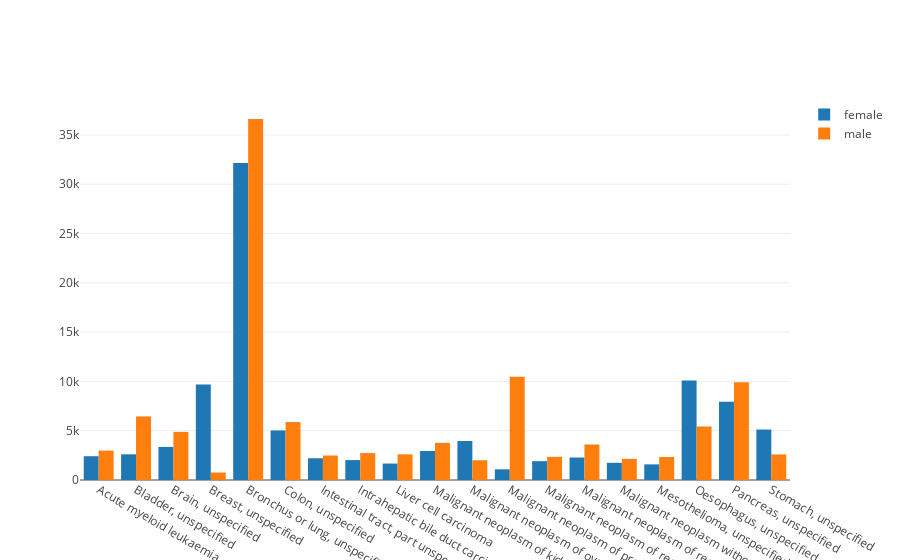

The cell this chart's notebook holds for it:
### Markdown cell above
Frequency of the top 20 death causes:

### Code cell
#group by sex and count the type of deaths
top20 = av_patient['DEATHCAUSECODE_UNDERLYING_DESC'].value_counts()[1:20].keys()
top20 = av_patient.loc[av_patient['DEATHCAUSECODE_UNDERLYING_DESC'].isin(top20)]
top20bysex = top20.groupby(['SEX','DEATHCAUSECODE_UNDERLYING_DESC']) \
                  .agg({'DEATHCAUSECODE_UNDERLYING_DESC':'size'})

male = top20bysex.loc['1']['DEATHCAUSECODE_UNDERLYING_DESC']
female = top20bysex.loc['2']['DEATHCAUSECODE_UNDERLYING_DESC']

#plotly plots
trace1 = go.Bar(
    x=female.index,
    y=female.values,
    name='female'
)
trace2 = go.Bar(
    x=male.index,
    y=male.values,
    name='male'
)

data = [trace1, trace2]
layout = go.Layout(
    barmode='group'
)

fig = go.Figure(data=data, layout=layout)
po.iplot(fig)

### Figure 1 — Plotly figure (JSON) as saved in the notebook; plotly's stock layout.template omitted (floating-point values rounded to 4 significant figures)
{"data": [{"name": "female", "type": "bar", "uid": "f8cb8391-a40e-448a-86d7-b119fb7e50d1", "x": ["Acute myeloid leukaemia", "Bladder, unspecified", "Brain, unspecified", "Breast, unspecified", "Bronchus or lung, unspecified", "Colon, unspecified", "Intestinal tract, part unspecified", "Intrahepatic bile duct carcinoma", "Liver cell carcinoma", "Malignant neoplasm of kidney, except renal pelvis", "Malignant neoplasm of ovary", "Malignant neoplasm of prostate", "Malignant neoplasm of rectosigmoid junction", "Malignant neoplasm of rectum", "Malignant neoplasm without specification of site", "Mesothelioma, unspecified", "Oesophagus, unspecified", "Pancreas, unspecified", "Stomach, unspecified"], "y": [2414, 2606, 3357, 9678, 32149, 5025, 2205, 2021, 1669, 2939, 3953, 1084, 1912, 2280, 1742, 1584, 10098, 7927, 5118]}, {"name": "male", "type": "bar", "uid": "a3a6db82-c905-4cf1-893a-34eed768bd8d", "x": ["Acute myeloid leukaemia", "Bladder, unspecified", "Brain, unspecified", "Breast, unspecified", "Bronchus or lung, unspecified", "Colon, unspecified", "Intestinal tract, part unspecified", "Intrahepatic bile duct carcinoma", "Liver cell carcinoma", "Malignant neoplasm of kidney, except renal pelvis", "Malignant neoplasm of ovary", "Malignant neoplasm of prostate", "Malignant neoplasm of rectosigmoid junction", "Malignant neoplasm of rectum", "Malignant neoplasm without specification of site", "Mesothelioma, unspecified", "Oesophagus, unspecified", "Pancreas, unspecified", "Stomach, unspecified"], "y": [2982, 6449, 4878, 757, 36617, 5875, 2484, 2728, 2604, 3766, 2003, 10474, 2345, 3604, 2143, 2331, 5428, 9906, 2590]}], "layout": {"barmode": "group"}}
